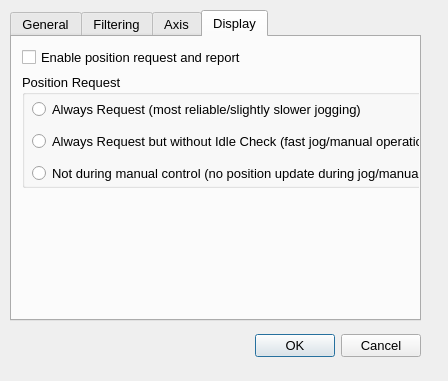
<?xml version="1.0" encoding="UTF-8"?>
<ui version="4.0">
 <class>Options</class>
 <widget class="QDialog" name="Options">
  <property name="geometry">
   <rect>
    <x>0</x>
    <y>0</y>
    <width>448</width>
    <height>381</height>
   </rect>
  </property>
  <property name="windowTitle">
   <string>Options</string>
  </property>
  <widget class="QTabWidget" name="tabWidget">
   <property name="geometry">
    <rect>
     <x>10</x>
     <y>10</y>
     <width>411</width>
     <height>311</height>
    </rect>
   </property>
   <property name="font">
    <font>
     <pointsize>10</pointsize>
    </font>
   </property>
   <property name="currentIndex">
    <number>3</number>
   </property>
   <widget class="QWidget" name="tab_general">
    <attribute name="title">
     <string>General</string>
    </attribute>
    <widget class="QWidget" name="gridLayoutWidget_2">
     <property name="geometry">
      <rect>
       <x>10</x>
       <y>146</y>
       <width>381</width>
       <height>71</height>
      </rect>
     </property>
     <layout class="QGridLayout" name="gridLayout" columnstretch="2,0">
      <item row="2" column="0">
       <widget class="QLabel" name="labelZJogRate">
        <property name="text">
         <string>Z-Jog Rate (inches or mm/min)</string>
        </property>
       </widget>
      </item>
      <item row="1" column="0">
       <widget class="QLabel" name="labelWaitForResp">
        <property name="text">
         <string>Seconds to Wait for Response</string>
        </property>
       </widget>
      </item>
      <item row="1" column="1">
       <widget class="QSpinBox" name="spinResponseWaitSec">
        <property name="minimum">
         <number>1</number>
        </property>
        <property name="maximum">
         <number>1000</number>
        </property>
        <property name="value">
         <number>60</number>
        </property>
       </widget>
      </item>
      <item row="2" column="1">
       <widget class="QDoubleSpinBox" name="doubleSpinZJogRate">
        <property name="accelerated">
         <bool>true</bool>
        </property>
        <property name="correctionMode">
         <enum>QAbstractSpinBox::CorrectToNearestValue</enum>
        </property>
        <property name="decimals">
         <number>3</number>
        </property>
        <property name="minimum">
         <double>0.100000000000000</double>
        </property>
        <property name="maximum">
         <double>9999.989999999999782</double>
        </property>
        <property name="singleStep">
         <double>1.000000000000000</double>
        </property>
        <property name="value">
         <double>260.000000000000000</double>
        </property>
       </widget>
      </item>
     </layout>
    </widget>
    <widget class="QWidget" name="verticalLayoutWidget_2">
     <property name="geometry">
      <rect>
       <x>10</x>
       <y>10</y>
       <width>481</width>
       <height>124</height>
      </rect>
     </property>
     <layout class="QVBoxLayout" name="verticalLayoutExtras">
      <item>
       <widget class="QCheckBox" name="checkBoxUseMmManualCmds">
        <property name="text">
         <string>Use millimeters when sending manual commands (v0.8c+ only)</string>
        </property>
       </widget>
      </item>
      <item>
       <widget class="QCheckBox" name="chkAggressivePreload">
        <property name="text">
         <string>Use aggressive preload strategy for Grbl</string>
        </property>
       </widget>
      </item>
      <item>
       <widget class="QCheckBox" name="checkBoxWaitForJogToComplete">
        <property name="enabled">
         <bool>false</bool>
        </property>
        <property name="text">
         <string>Wait for each jog/manual command to complete (future feature)</string>
        </property>
       </widget>
      </item>
      <item>
       <widget class="QCheckBox" name="checkBoxEnableDebugLog">
        <property name="text">
         <string>Write debugging log to home folder (requires restart)</string>
        </property>
       </widget>
      </item>
     </layout>
    </widget>
   </widget>
   <widget class="QWidget" name="tab_filtering">
    <attribute name="title">
     <string>Filtering</string>
    </attribute>
    <widget class="QGroupBox" name="groupZRateLimit">
     <property name="geometry">
      <rect>
       <x>10</x>
       <y>10</y>
       <width>471</width>
       <height>81</height>
      </rect>
     </property>
     <property name="title">
      <string>Z Rate Limiting</string>
     </property>
     <widget class="QWidget" name="gridLayoutWidget">
      <property name="geometry">
       <rect>
        <x>20</x>
        <y>20</y>
        <width>401</width>
        <height>61</height>
       </rect>
      </property>
      <layout class="QGridLayout" name="gridLayoutRateLimit">
       <item row="0" column="2">
        <widget class="QDoubleSpinBox" name="doubleSpinZRateLimit">
         <property name="accelerated">
          <bool>true</bool>
         </property>
         <property name="correctionMode">
          <enum>QAbstractSpinBox::CorrectToNearestValue</enum>
         </property>
         <property name="decimals">
          <number>3</number>
         </property>
         <property name="minimum">
          <double>0.100000000000000</double>
         </property>
         <property name="maximum">
          <double>9999.989999999999782</double>
         </property>
         <property name="singleStep">
          <double>1.000000000000000</double>
         </property>
         <property name="value">
          <double>100.000000000000000</double>
         </property>
        </widget>
       </item>
       <item row="0" column="0">
        <widget class="QCheckBox" name="chkLimitZRate">
         <property name="text">
          <string>Limit Z Rate</string>
         </property>
        </widget>
       </item>
       <item row="0" column="1">
        <widget class="QLabel" name="labelZRateLimit">
         <property name="text">
          <string>Z-Rate Limit (inches or mm/min)</string>
         </property>
        </widget>
       </item>
       <item row="1" column="1">
        <widget class="QLabel" name="labelXYRate">
         <property name="text">
          <string>XY Rate (inches or mm/min)</string>
         </property>
        </widget>
       </item>
       <item row="1" column="2">
        <widget class="QDoubleSpinBox" name="doubleSpinXYRate">
         <property name="decimals">
          <number>2</number>
         </property>
         <property name="minimum">
          <double>0.100000000000000</double>
         </property>
         <property name="maximum">
          <double>999999.989999999990687</double>
         </property>
         <property name="value">
          <double>2000.000000000000000</double>
         </property>
        </widget>
       </item>
      </layout>
     </widget>
    </widget>
    <widget class="QWidget" name="layoutWidget_2">
     <property name="geometry">
      <rect>
       <x>10</x>
       <y>200</y>
       <width>261</width>
       <height>24</height>
      </rect>
     </property>
     <layout class="QHBoxLayout" name="horizontalLayout_4">
      <item>
       <widget class="QLabel" name="label_3">
        <property name="text">
         <string>Character send delay ms</string>
        </property>
       </widget>
      </item>
      <item>
       <spacer name="horizontalSpacer_4">
        <property name="orientation">
         <enum>Qt::Horizontal</enum>
        </property>
        <property name="sizeHint" stdset="0">
         <size>
          <width>40</width>
          <height>20</height>
         </size>
        </property>
       </spacer>
      </item>
     </layout>
    </widget>
    <widget class="QGroupBox" name="groupBox">
     <property name="geometry">
      <rect>
       <x>10</x>
       <y>100</y>
       <width>461</width>
       <height>61</height>
      </rect>
     </property>
     <property name="title">
      <string>Command Filtering</string>
     </property>
     <widget class="QCheckBox" name="chkFilterFileCommands">
      <property name="geometry">
       <rect>
        <x>30</x>
        <y>20</y>
        <width>431</width>
        <height>17</height>
       </rect>
      </property>
      <property name="text">
       <string>Filter file commands before sending</string>
      </property>
     </widget>
     <widget class="QCheckBox" name="checkBoxReducePrecForLongLines">
      <property name="geometry">
       <rect>
        <x>30</x>
        <y>40</y>
        <width>431</width>
        <height>17</height>
       </rect>
      </property>
      <property name="text">
       <string>Selectively reduce precision for excessively long lines</string>
      </property>
     </widget>
    </widget>
    <widget class="QWidget" name="layoutWidget">
     <property name="geometry">
      <rect>
       <x>10</x>
       <y>170</y>
       <width>261</width>
       <height>24</height>
      </rect>
     </property>
     <layout class="QHBoxLayout" name="horizontalLayout_2">
      <item>
       <widget class="QLabel" name="label">
        <property name="text">
         <string>Grbl Line Buffer Size</string>
        </property>
       </widget>
      </item>
      <item>
       <spacer name="horizontalSpacer_2">
        <property name="orientation">
         <enum>Qt::Horizontal</enum>
        </property>
        <property name="sizeHint" stdset="0">
         <size>
          <width>40</width>
          <height>20</height>
         </size>
        </property>
       </spacer>
      </item>
     </layout>
    </widget>
    <widget class="QSpinBox" name="spinBoxCharSendDelay">
     <property name="geometry">
      <rect>
       <x>270</x>
       <y>200</y>
       <width>50</width>
       <height>22</height>
      </rect>
     </property>
     <property name="maximum">
      <number>20</number>
     </property>
     <property name="value">
      <number>10</number>
     </property>
    </widget>
    <widget class="QSpinBox" name="spinBoxGrblLineBufferSize">
     <property name="geometry">
      <rect>
       <x>270</x>
       <y>170</y>
       <width>50</width>
       <height>22</height>
      </rect>
     </property>
     <property name="value">
      <number>50</number>
     </property>
    </widget>
   </widget>
   <widget class="QWidget" name="tab_axis">
    <attribute name="title">
     <string>Axis</string>
    </attribute>
    <widget class="QGroupBox" name="groupBoxAxis">
     <property name="geometry">
      <rect>
       <x>10</x>
       <y>111</y>
       <width>381</width>
       <height>141</height>
      </rect>
     </property>
     <property name="title">
      <string>Invert Axis</string>
     </property>
     <widget class="QWidget" name="horizontalLayoutWidget">
      <property name="geometry">
       <rect>
        <x>0</x>
        <y>20</y>
        <width>96</width>
        <height>112</height>
       </rect>
      </property>
      <layout class="QVBoxLayout" name="verticalLayout_3">
       <item>
        <widget class="QCheckBox" name="chkInvX">
         <property name="text">
          <string>X Axis</string>
         </property>
        </widget>
       </item>
       <item>
        <widget class="QCheckBox" name="chkInvY">
         <property name="text">
          <string>Y Axis</string>
         </property>
        </widget>
       </item>
       <item>
        <widget class="QCheckBox" name="chkInvZ">
         <property name="text">
          <string>Z Axis</string>
         </property>
        </widget>
       </item>
       <item>
        <widget class="QCheckBox" name="chkInvFourth">
         <property name="text">
          <string>Fourth Axis</string>
         </property>
        </widget>
       </item>
      </layout>
     </widget>
    </widget>
    <widget class="QGroupBox" name="groupBoxFourthAxis">
     <property name="geometry">
      <rect>
       <x>10</x>
       <y>41</y>
       <width>451</width>
       <height>51</height>
      </rect>
     </property>
     <property name="title">
      <string>Selecting the Fourth axis</string>
     </property>
     <widget class="QRadioButton" name="radioButtonFourthAxisA">
      <property name="geometry">
       <rect>
        <x>10</x>
        <y>22</y>
        <width>50</width>
        <height>17</height>
       </rect>
      </property>
      <property name="text">
       <string>A</string>
      </property>
      <property name="checked">
       <bool>true</bool>
      </property>
     </widget>
     <widget class="QRadioButton" name="radioButtonFourthAxisB">
      <property name="geometry">
       <rect>
        <x>70</x>
        <y>22</y>
        <width>50</width>
        <height>17</height>
       </rect>
      </property>
      <property name="text">
       <string>B</string>
      </property>
     </widget>
     <widget class="QRadioButton" name="radioButtonFourthAxisC">
      <property name="geometry">
       <rect>
        <x>130</x>
        <y>22</y>
        <width>50</width>
        <height>17</height>
       </rect>
      </property>
      <property name="contextMenuPolicy">
       <enum>Qt::PreventContextMenu</enum>
      </property>
      <property name="text">
       <string>C</string>
      </property>
     </widget>
     <widget class="QRadioButton" name="radioButtonFourthAxisU">
      <property name="geometry">
       <rect>
        <x>230</x>
        <y>20</y>
        <width>50</width>
        <height>21</height>
       </rect>
      </property>
      <property name="contextMenuPolicy">
       <enum>Qt::PreventContextMenu</enum>
      </property>
      <property name="text">
       <string>U</string>
      </property>
     </widget>
     <widget class="QRadioButton" name="radioButtonFourthAxisV">
      <property name="geometry">
       <rect>
        <x>290</x>
        <y>22</y>
        <width>50</width>
        <height>17</height>
       </rect>
      </property>
      <property name="contextMenuPolicy">
       <enum>Qt::PreventContextMenu</enum>
      </property>
      <property name="text">
       <string>V</string>
      </property>
     </widget>
     <widget class="QRadioButton" name="radioButtonFourthAxisW">
      <property name="geometry">
       <rect>
        <x>350</x>
        <y>22</y>
        <width>50</width>
        <height>17</height>
       </rect>
      </property>
      <property name="contextMenuPolicy">
       <enum>Qt::PreventContextMenu</enum>
      </property>
      <property name="text">
       <string>W</string>
      </property>
     </widget>
    </widget>
    <widget class="QCheckBox" name="checkBoxFourAxis">
     <property name="geometry">
      <rect>
       <x>10</x>
       <y>11</y>
       <width>421</width>
       <height>17</height>
      </rect>
     </property>
     <property name="text">
      <string>Enable 4-axis mode</string>
     </property>
    </widget>
   </widget>
   <widget class="QWidget" name="tab_display">
    <attribute name="title">
     <string>Display</string>
    </attribute>
    <widget class="QWidget" name="verticalLayoutWidget_3">
     <property name="geometry">
      <rect>
       <x>10</x>
       <y>10</y>
       <width>481</width>
       <height>141</height>
      </rect>
     </property>
     <layout class="QVBoxLayout" name="verticalLayout_2">
      <item>
       <widget class="QCheckBox" name="checkBoxPositionReportEnabled">
        <property name="text">
         <string>Enable position request and report</string>
        </property>
       </widget>
      </item>
      <item>
       <widget class="QGroupBox" name="groupBox_ReqPos">
        <property name="title">
         <string>Position Request</string>
        </property>
        <widget class="QWidget" name="verticalLayoutWidget">
         <property name="geometry">
          <rect>
           <x>10</x>
           <y>20</y>
           <width>510</width>
           <height>131</height>
          </rect>
         </property>
         <layout class="QVBoxLayout" name="verticalLayout">
          <item>
           <widget class="QRadioButton" name="radioButton_ReqAlways">
            <property name="text">
             <string>Always Request (most reliable/slightly slower jogging)</string>
            </property>
           </widget>
          </item>
          <item>
           <widget class="QRadioButton" name="radioButton_ReqAlwaysNoIdleCheck">
            <property name="text">
             <string>Always Request but without Idle Check (fast jog/manual operations)</string>
            </property>
           </widget>
          </item>
          <item>
           <widget class="QRadioButton" name="radioButton_ReqNotDuringManual">
            <property name="text">
             <string>Not during manual control (no position update during jog/manual)</string>
            </property>
           </widget>
          </item>
          <item>
           <layout class="QHBoxLayout" name="horizontalLayout_3">
            <item>
             <widget class="QLabel" name="label_ReqFreq">
              <property name="text">
               <string>Request frequency (seconds)</string>
              </property>
             </widget>
            </item>
            <item>
             <spacer name="horizontalSpacer_3">
              <property name="orientation">
               <enum>Qt::Horizontal</enum>
              </property>
              <property name="sizeHint" stdset="0">
               <size>
                <width>40</width>
                <height>20</height>
               </size>
              </property>
             </spacer>
            </item>
            <item>
             <widget class="QDoubleSpinBox" name="doubleSpinBoxPosRequestFreqSec">
              <property name="minimum">
               <double>0.500000000000000</double>
              </property>
              <property name="maximum">
               <double>10.000000000000000</double>
              </property>
              <property name="singleStep">
               <double>0.500000000000000</double>
              </property>
              <property name="value">
               <double>1.000000000000000</double>
              </property>
             </widget>
            </item>
           </layout>
          </item>
         </layout>
        </widget>
       </widget>
      </item>
     </layout>
    </widget>
   </widget>
  </widget>
  <widget class="QDialogButtonBox" name="buttonBox">
   <property name="geometry">
    <rect>
     <x>250</x>
     <y>330</y>
     <width>171</width>
     <height>31</height>
    </rect>
   </property>
   <property name="font">
    <font>
     <pointsize>10</pointsize>
    </font>
   </property>
   <property name="orientation">
    <enum>Qt::Horizontal</enum>
   </property>
   <property name="standardButtons">
    <set>QDialogButtonBox::Cancel|QDialogButtonBox::Ok</set>
   </property>
  </widget>
 </widget>
 <resources/>
 <connections>
  <connection>
   <sender>buttonBox</sender>
   <signal>accepted()</signal>
   <receiver>Options</receiver>
   <slot>accept()</slot>
   <hints>
    <hint type="sourcelabel">
     <x>248</x>
     <y>254</y>
    </hint>
    <hint type="destinationlabel">
     <x>157</x>
     <y>274</y>
    </hint>
   </hints>
  </connection>
  <connection>
   <sender>buttonBox</sender>
   <signal>rejected()</signal>
   <receiver>Options</receiver>
   <slot>reject()</slot>
   <hints>
    <hint type="sourcelabel">
     <x>316</x>
     <y>260</y>
    </hint>
    <hint type="destinationlabel">
     <x>286</x>
     <y>274</y>
    </hint>
   </hints>
  </connection>
 </connections>
</ui>
